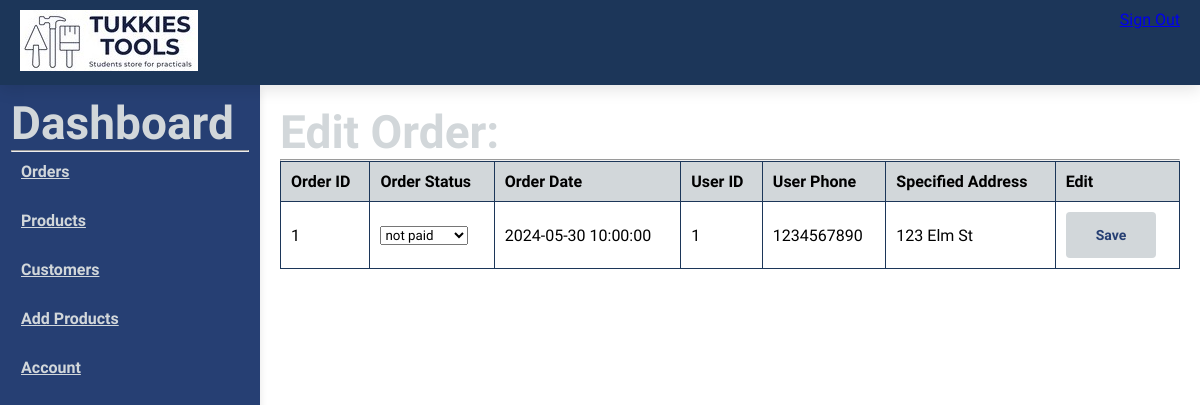
Screenshot of /admin/edit_orders.php?order_id=1 (signed in) with the database file from the repository.
### tables this page shows
CREATE TABLE IF NOT EXISTS `orders` (
    `order_id` int(11) NOT NUll AUTO_INCREMENT, 
    `order_cost` DECIMAL(6,2) NOT NUll,
    `order_status` varchar(100) NOT NUll DEFAULT 'on hold',
    `user_id` INT(11) NOT NUll,
    `user_phone` int(11) NOT NUll,
    `user_city` varchar(255) NOT NUll,
    `user_address` varchar(255) NOT NUll,
    `order_date` DATETIME NOT NUll DEFAULT CURRENT_TIMESTAMP,
    PRIMARY KEY (`order_id`)
);

### admin/edit_orders.php (the view, shortened to what this page needs)
<?php
include('admin_header.php');
if (isset($_GET['order_id'])) {
    $order_id = $_GET['order_id'];
    $stmt = $conn->prepare("SELECT * FROM orders WHERE order_id = ?");
    $stmt->bind_param("i", $order_id);
    $stmt->execute();
    $result = $stmt->get_result();
    $order_edit = $result->fetch_assoc();
} else {
    header('Location: dashboard.php');
    exit;
}
function getOrderStatuses() {
    return ['not paid', 'processing', 'shipped', 'delivered', 'cancelled'];
}
?>
<body>
    <div class="admin-container">
        <aside class="sidebar">
            <?php include('navbar.php'); ?>
        </aside>
        <main class="main-content">
            <section id="order-table">
                <h2>Edit Order:</h2>
                <hr>
                <form method="POST" action="">
                    <table>
                        <thead>
                            <tr>
                                <th>Order ID</th>
                                <th>Order Status</th>
                                <th>Order Date</th>
                                <th>User ID</th>
                                <th>User Phone</th>
                                <th>Specified Address</th>
                                <th>Edit</th>
                            </tr>
                        </thead>
                        <tbody>
                            <tr>
                                <td><?php echo htmlspecialchars($order_edit['order_id']); ?></td>
                                <td>
                                    <select name="order_status">
                                        <?php
                                        $statuses = getOrderStatuses();
                                        foreach ($statuses as $status) {
                                            $selected = ($order_edit['order_status'] == $status) ? 'selected' : '';
                                            echo "<option value='$status' $selected>$status</option>";
                                        }
                                        ?>
                                    </select>
                                </td>
                                <td><?php echo htmlspecialchars($order_edit['order_date']); ?></td>
                                <td><?php echo htmlspecialchars($order_edit['user_id']); ?></td>
                                <td><?php echo htmlspecialchars($order_edit['user_phone']); ?></td>
                                <td><?php echo htmlspecialchars($order_edit['user_address']); ?></td>
                                <td>
                                    <button type="submit" class="btn">Save</button>
                                </td>
                            </tr>
                        </tbody>
                    </table>
                </form>
            </section>
        </main>
    </div>
</body>
</html>

### assets/css/main.css (style rules this page uses)
* { margin: 0; padding: 0; box-sizing: border-box; font-family: 'Chakra Petch', sans-serif; }
h2 { font-size: 46px; line-height: 54px; color: #d2d7da; }
body { min-height: 100vh; display: flex; flex-direction: column; width: 100%; }
.btn { font-size: 14px; font-weight: 600; padding: 15px 30px; color: #263F73; background-color: #d2d7da; border-radius: 4px; cursor: pointer; outline: none; border: none; transition: 0.2s ease; margin: 3px; }
aside { float: left; position: sticky; top: 100px; width: 250px; margin-right: 20px; padding: 20px; background-color: #9298A6; border: 1px solid #263F73; border-radius: 40px; box-shadow: 0 4px 8px rgba(0, 0, 0, 0.1); }
#order-table, #orders-details { display:flexbox; }
#order-table th, #order-table td, #orders-details th, #orders-details td { border: 1px solid #1C3659; padding: 10px; text-align: left; }
#order-table th, #orders-details th { background-color: #d2d7da; }
#order-table td, #orders-details td { text-decoration: underline #ffffff; }
.btn { margin: auto; padding: auto; cursor: pointer; }
.admin-container { display: flex; height: 100vh; }
.sidebar { width: 260px; top: 0; border-radius: 0; padding: 10px; margin-right: 0; background-color: #263F73; position: sticky; }
.main-content { flex-grow: 1; padding: 20px; background-color: #fff; }
#order-table { margin-bottom: 20px; }
table { width: 100%; border-collapse: collapse; }
table, th, td { border: 1px solid #ddd; }
th, td { padding: 8px; text-align: left; }
th { background-color: #f2f2f2; }

### rows the page displays
orders: order_id "1", order_date "2024-05-30 10:00:00", user "1", user_phone "1234567890", user_address "123 Elm St"

### other values shown
form field order_status "not paid"
